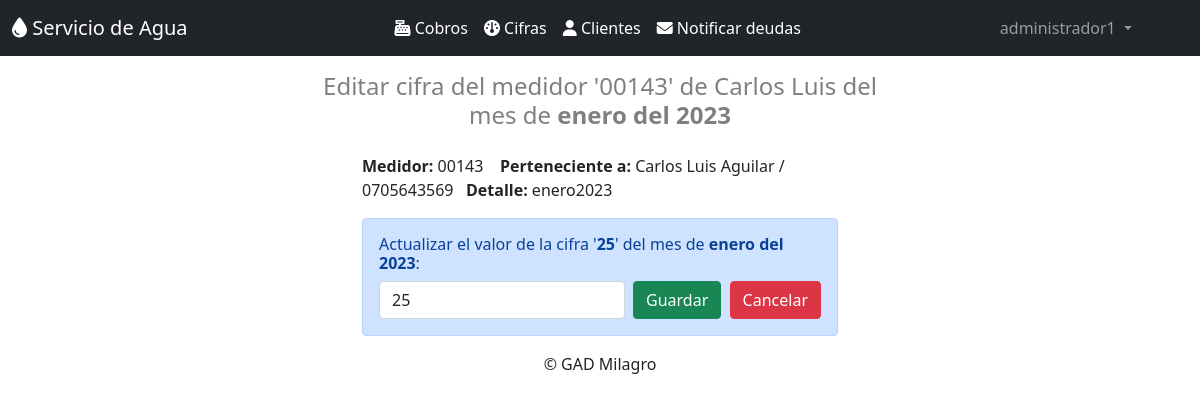
Before: /editarcifra/59 (signed in) with the older database file.
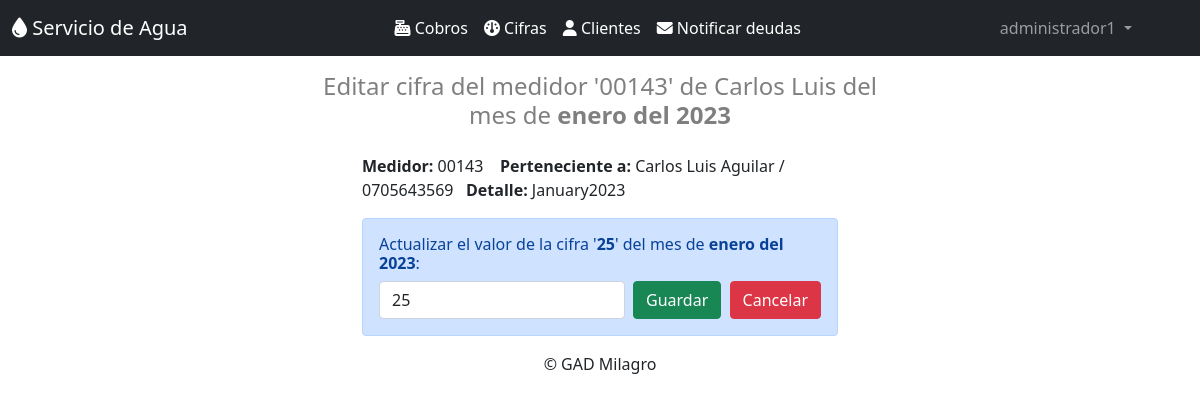
After: the same page with the newer database file.
### clientes/models.py (models this page shows)
class Cliente(models.Model):
    nombres=models.CharField(max_length=50)
    apellidos=models.CharField(max_length=30,null=True, blank=True)
    detalle=models.CharField(max_length=30,null=True, blank=True)
    medidor=models.CharField(max_length=10, unique=True)
    cedula=models.CharField(max_length=15)
    email=models.EmailField()
    direccion=models.CharField(max_length=50,null=True, blank=True)
    celular=models.CharField(max_length=10,null=True, blank=True)
    deuda=models.CharField(max_length=1, choices=deuda, default='n',null=True, blank=True)
    ultima_cifra=models.CharField(max_length=30,default='null',null=True, blank=True)
    def __str__(self):
        return  self.medidor
    class Meta:
        db_table = 'cliente'
        verbose_name = 'Cliente'
        verbose_name_plural = 'clientes'
        ordering = ['apellidos']

### cifras/views.py (the view)
# urls.py: path('editarcifra/<int:id>',editar_cifras),
def editar_cifras(request, id):
    cifra = Cifras.objects.get(id=id)
    cliente = Cliente.objects.get(medidor=cifra.id_usuario)
    return render(request, "editarcifra.html", {"cliente": cliente,"cifra":cifra})

### templates/editarCifra.html (shortened to what this page needs)
{% extends "home.html" %}
{% block content %}
{% load i18n %}
    <div class="container mb-1 " style="max-width: 600px;">
        <h4 class="text-black-50 text-center py-3">Editar cifra del medidor '{{ cliente.medidor }}' de {{ cliente.nombres }} del mes de <b> {% filter slugify %}{% trans cifra.mes %}{% endfilter %} del {{ cifra.anio }}</b></h4>
    </div>
    <div class="container " style="max-width: 500px;">
        <p>
            <b>Medidor: </b>{{ cliente.medidor }} &nbsp;&nbsp;
            <b>Perteneciente a: </b>{{ cliente.nombres }} {% if cliente.apellidos == None %} {% else %} {{ cliente.apellidos }} {% endif %} / {{ cliente.cedula }}&nbsp;&nbsp;
            <b>Detalle: </b>{% if cliente.detalle == None %} - {% else %} {{ cliente.detalle }} {% endif %}
        </p>
    </div>
    <div class="container " style="max-width: 500px;">
        <div class="alert alert-primary" role="alert">
            <h6>Actualizar el valor de la cifra '<b>{{ cifra.cifra }}</b>' del mes de <b>{% filter slugify %}{% trans cifra.mes %}{% endfilter %} del {{ cifra.anio }}</b>:</h6>
            <form action="/actualizarcifra/{{cifra.id}}" class="d-flex" method="POST">
                <input class="form-control me-2" type="number" placeholder="Cifra actual del medidor" aria-label="Search" name="cifra" value="{{ cifra.cifra }}" required>
                <button class="btn btn-success" type="submit">Guardar</button>&nbsp;&nbsp;
                <a class="btn btn-danger " href="/ingresarcifra/{{cliente.id}}">Cancelar</a>
            </form>
        </div>
    </div>
{% endblock %}

Changed rows visible on the page:
changed Cliente "Carlos Luis": detalle "enero2023" → "January2023"
